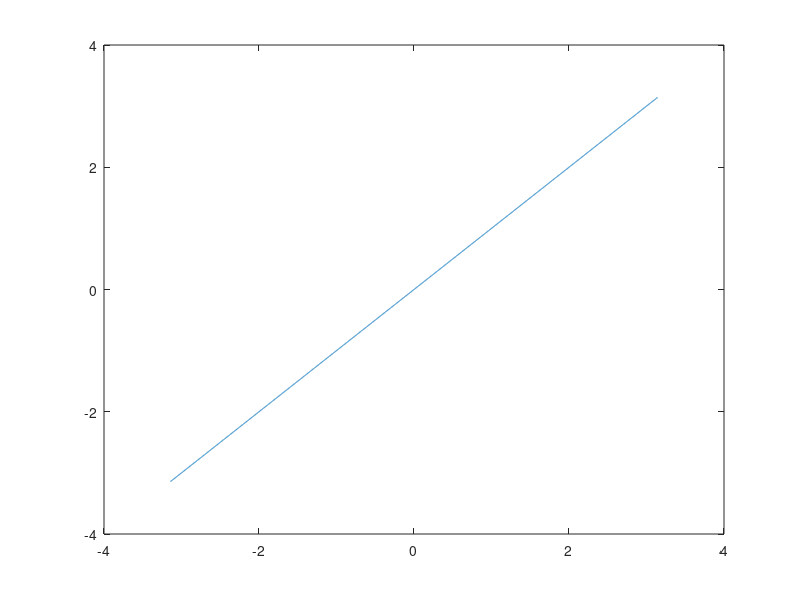
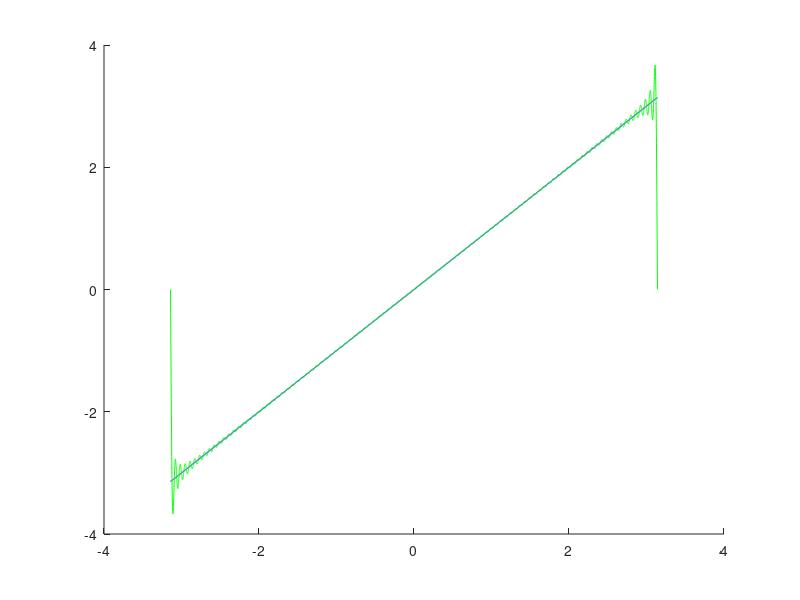

Here is the MATLAB script that generated these plots, in order: (Note: this script raises an error after producing the figures.)
%q5

% Fourier expansion of x(t) = t

t = linspace(-pi,pi,10000);
x = t;
plot(t,x); hold all;

T0 = 2*pi;
N = length(t);
M = 100;
% Start fourier series with l=0, fourier_function is 1
fourier_approx = 1/N*x*exp(0*t)';
fourier_energy = 0;
for i = 1:M
%Calculate 2*M+1 coefficients -M,-(M-1),....-1,0,1,....M-1,M
    fourier_function_p = exp(1j*2*pi/T0*i*t);
    fourier_function_n = exp(-1j*2*pi/T0*i*t);
    fourier_coeff_n = 1/N*x*fourier_function_n';
    fourier_coeff_p = 1/N*x*fourier_function_p';
%Calculate the Fourier series
    fourier_approx = fourier_approx + fourier_coeff_n*fourier_function_n;
    fourier_approx = fourier_approx + fourier_coeff_p*fourier_function_p;
%Calculate the energy
    fourier_energy = fourier_energy + abs(fourier_coeff_n)^2 + ...
        abs(fourier_coeff_p)^2;
end
% plot fourier approx and original function
close all;
figure();
hold all;
plot(t, x, 'b');
plot(t, fourier_approx, 'g');
title("Fourier approx of x=t with " + (2*M+1) + " elements");
xlabel("Time");
ylabel("Magnitude");
legend("original function", "fourier approx");

% calculate diff between original function and fourier approx
% We substitute N-1 = T0/dt, where N is the number of samples
diff = 1/(N-1) * (x - fourier_approx)*(x - fourier_approx)'

% calculate overshoot
[approx_max, approx_max_idx] = max(fourier_approx);
x_at_approx_max = x(approx_max_idx);
diff_overshoot = abs(approx_max - x_at_approx_max);
overshoot = diff_overshoot/abs(x_at_approx_max)

% calculate energy
x_energy = 1/(3*pi) * pi^3
fourier_energy